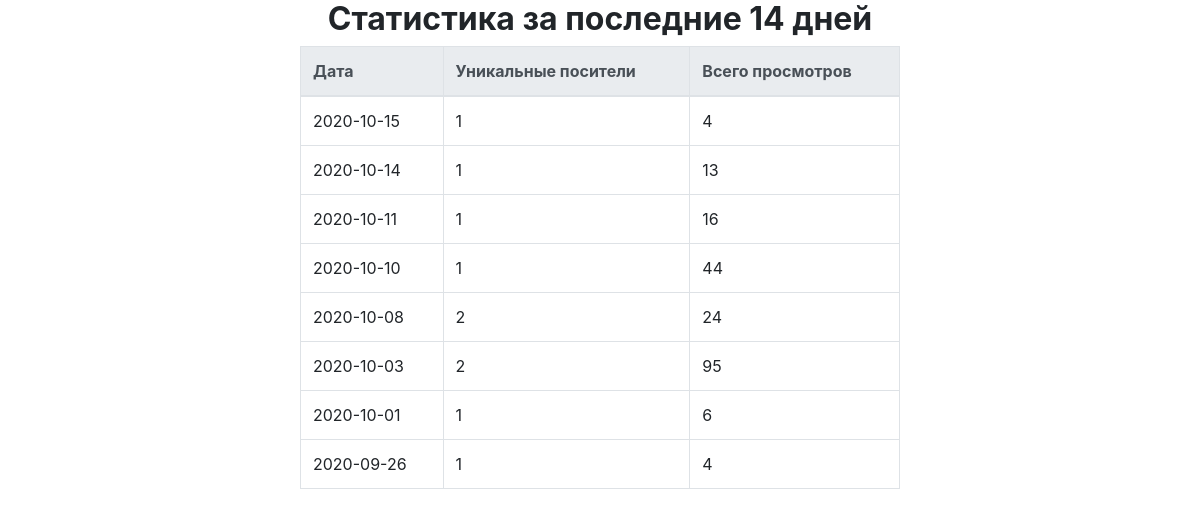
The page /statistic/seestats.php on the database as committed earlier.
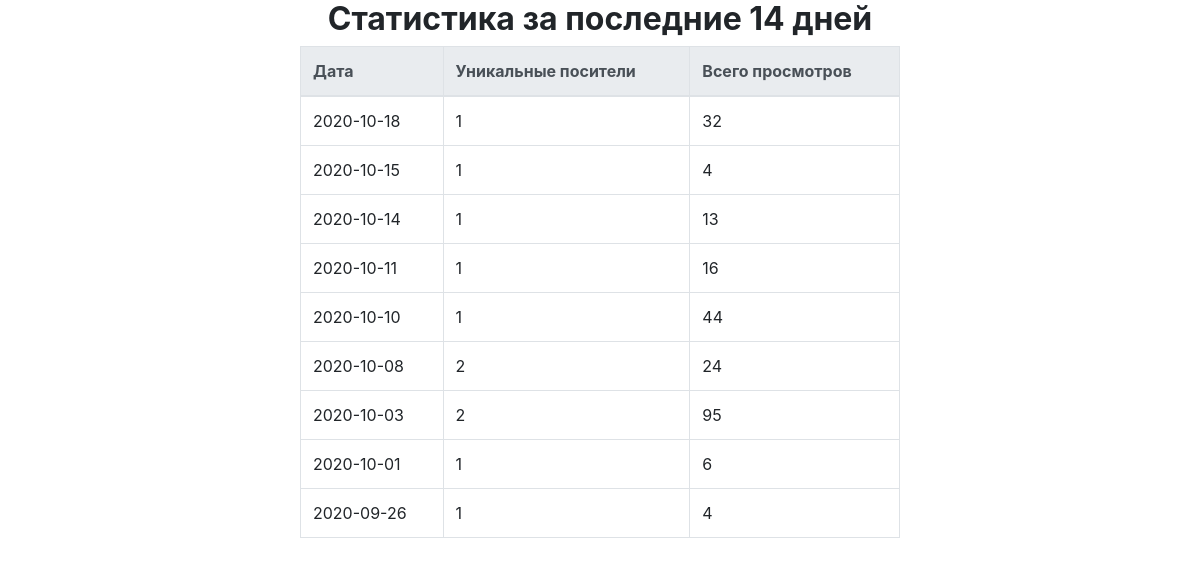
The same page on the database as committed later.
### tables this page shows
CREATE TABLE `visits` (
  `visit_id` int(12) NOT NULL,
  `date` date NOT NULL,
  `hosts` int(12) NOT NULL,
  `views` int(12) NOT NULL
);

### statistic/seestats.php (the view, shortened to what this page needs)
<?php require_once ('../database/connect.php'); ?>
<!doctype html>
<html lang="ru">
  <head>
    <link rel="stylesheet" href="https://stackpath.bootstrapcdn.com/bootstrap/4.5.0/css/bootstrap.min.css">
  </head>
  <body>
    <main role="main">
      <div style="text-align: center">
        <h2><b style="font-size:larg;">Статистика за последние 14 дней</b></h2>
      </div>
      <div align="center">
        <table class="table table-bordered w-50">
          <thead class="thead-light">
            <tr>
              <th scope="col">Дата</th>
              <th scope="col">Уникальные посители</th>
              <th scope="col">Всего просмотров</th>
            </tr>
          </thead>
            <tbody>
            <?php
              $res = mysqli_query($connect, "SELECT * FROM `visits` ORDER BY `date` DESC LIMIT 14");
              while ($row = mysqli_fetch_assoc($res)){
                echo '<tr>
                       <td>' . $row['date'] . '</td>
                       <td>' . $row['hosts'] . '</td>
                       <td>' . $row['views'] . '</td>
                      </tr>';
              }
            ?>
            </tbody>
        </table>
      </div>
    </main>
  </body>
</html>

Rows that differ between the two databases and show on the page:
added visits: date "2020-10-18", hosts "1", views "32"
